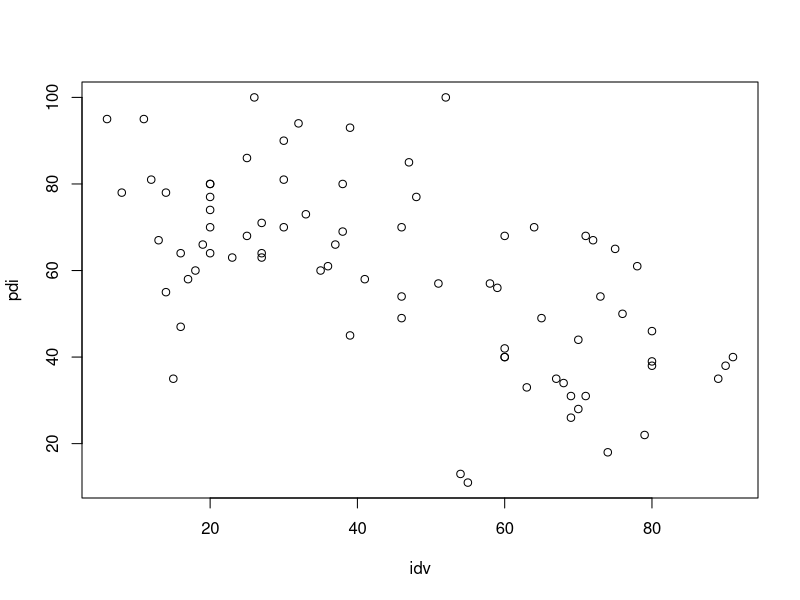
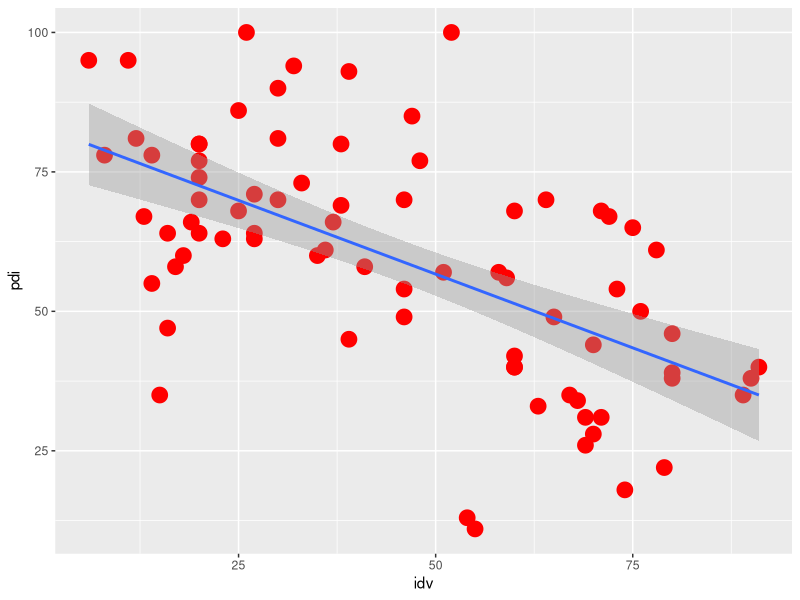
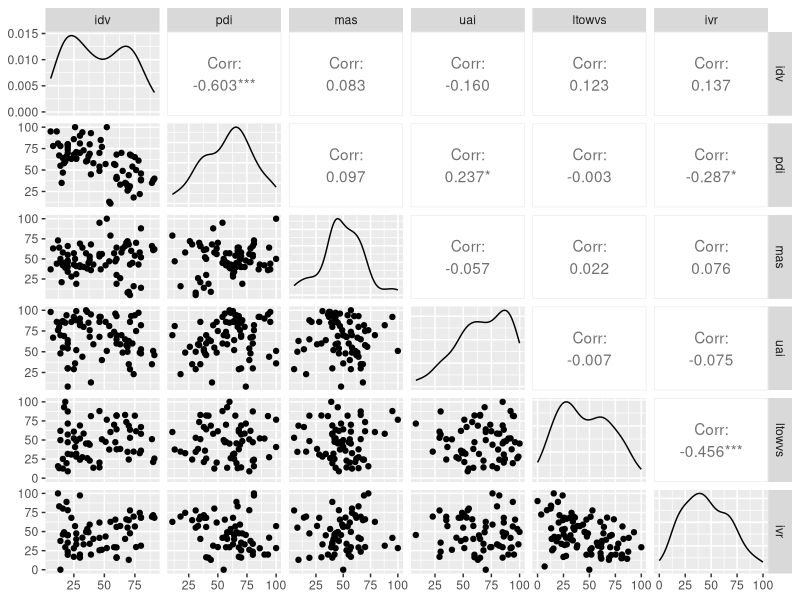
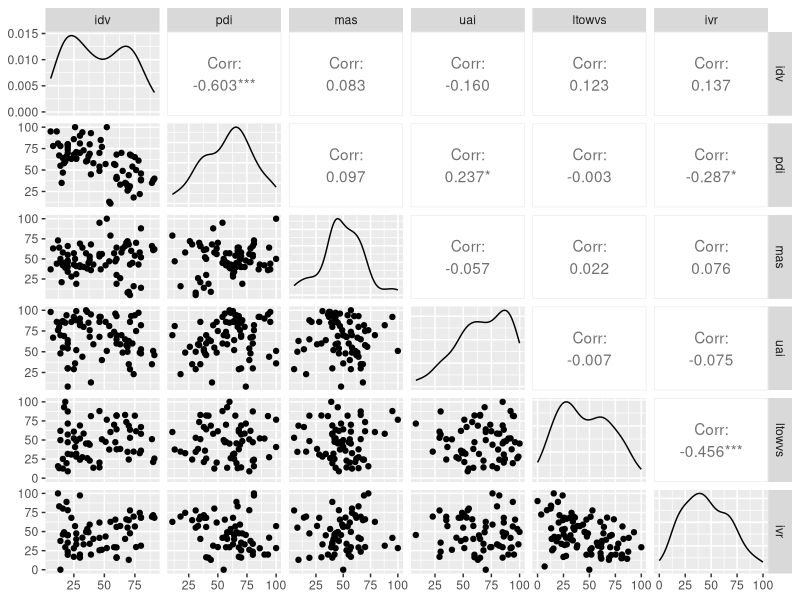
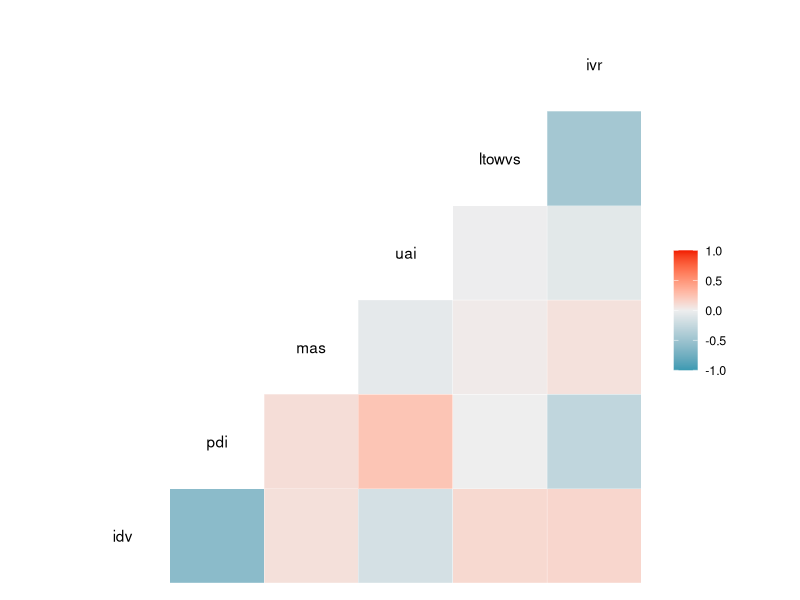

R code for these plots, in order:
#install.packages("tidyverse")
library(tidyverse)

library(readxl)
cv <- read_excel("6-dimensions-for-website-2015-12-08-0-100.xls")
class(cv)

summary(cv)
head(cv)
mean(cv$idv, na.rm = TRUE)

attach(cv)
plot(idv, pdi)
ggplot(data=cv, aes(x=idv, y=pdi)) +
  geom_point(size=5, col='red') +
  geom_smooth(method = lm)

lm <- lm(pdi ~ idv)
summary(lm)

# install.packages('GGally')
library(GGally)
ggpairs(cv, columns = c(4, 3, 5, 6, 7, 8))
help("ggpairs")

ggpairs(cv %>% select(idv, pdi, mas, uai, ltowvs, ivr))
ggcorr(cv %>% select(idv, pdi, mas, uai, ltowvs, ivr))

mlm <- lm(idv ~ pdi + mas + uai + ltowvs + ivr)
mlm
summary(mlm)
help(lm)
